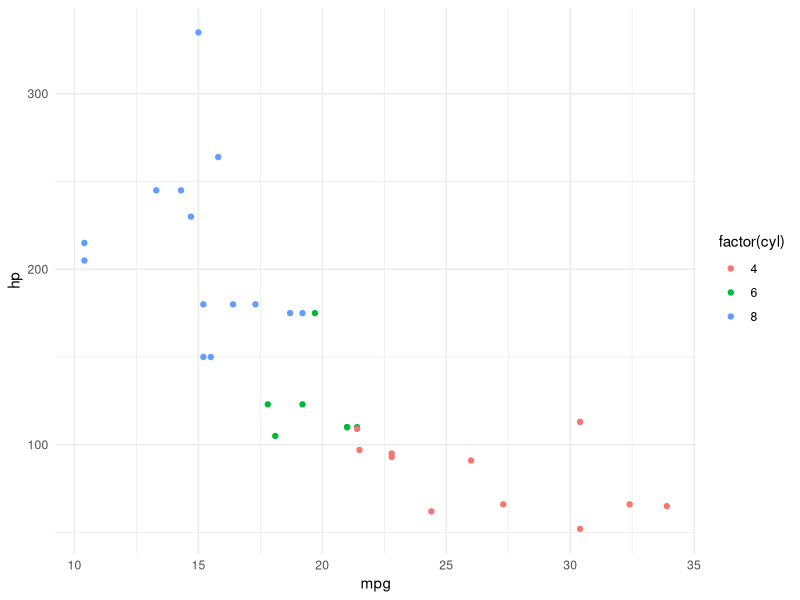

Write R code to recreate this figure.
## ---- chunk 1
mtcars |>
  ggplot2::ggplot(ggplot2::aes(x = mpg, y = hp, colour = factor(cyl))) +
  ggplot2::geom_point() +
  ggplot2::theme_minimal()
